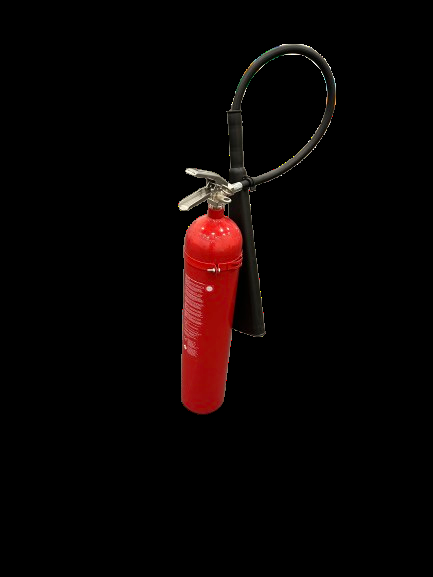
#> input picture data/anchor_no_bg/anchor_image_1.png, 433 x 577 px, found by its file name; its folder holds only this picture in this run
$ python sift_matching_from_project.py
#> lines starting #> are read from the running program, lines starting #| are printed output that depends on the picture; after the words box and inside, x2 and y2 are one past the last pixel; in counts of white or black regions, pixels touching at a corner belong together
#> further down, anchor_image is the input picture: shape (577, 433, 3); mean B, G, R 2.9, 3.3, 9
import os
import cv2
import numpy as np
import matplotlib.pyplot as plt

# Define paths to the anchor and target image folders
anchor_root = 'data/anchor_no_bg'
target_root = 'data/camera_color_image_raw'

# Initialize the SIFT detector
sift = cv2.SIFT_create()

# Initialize the Brute-Force matcher
bf = cv2.BFMatcher(cv2.NORM_L2, crossCheck=True)

# Helper function to isolate the fire hydrant in the anchor image
def isolate_hydrant(anchor_image):
    # Convert to HSV color space
    hsv_image = cv2.cvtColor(anchor_image, cv2.COLOR_BGR2HSV)
#> hsv_image: shape (577, 433, 3); mean H, S, V 2.1, 11.8, 9.1

    # Define color range for fire hydrant (this range might need tuning)
    lower_color = np.array([0, 50, 50])
    upper_color = np.array([10, 255, 255])

    # Create a mask based on the color range
    mask = cv2.inRange(hsv_image, lower_color, upper_color)
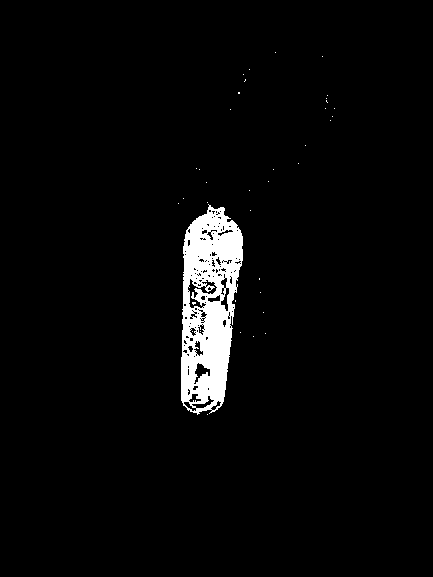
#> mask: shape (577, 433); 3.4% white; 38 white regions (37 under 20 px)

    # Find contours
    contours, _ = cv2.findContours(mask, cv2.RETR_EXTERNAL, cv2.CHAIN_APPROX_SIMPLE)
#> contours = 35 contours, 34 with area under 20; largest, box (x1, y1, x2, y2) and area: (181, 204, 243, 415) 9636

    # Find the largest contour (assumed to be the hydrant)
    if contours:
        largest_contour = max(contours, key=cv2.contourArea)
#> largest_contour = contour of 213 points, box (x1, y1, x2, y2) (181, 204, 243, 415), area 9636
        x, y, w, h = cv2.boundingRect(largest_contour)
#> x = 181; y = 204; w = 62; h = 211
        isolated_hydrant = anchor_image[y:y+h, x:x+w]
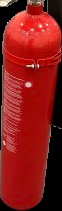
#> isolated_hydrant: shape (211, 62, 3); mean B, G, R 24.9, 27.5, 135.3
        return isolated_hydrant
    else:
        return anchor_image  # Return the original if no contours found

# Helper function to resize while maintaining aspect ratio
def resize_image(image, max_width, max_height):
#> called with max_width = 640, max_height = 400
    height, width = image.shape[:2]
#> height = 211; width = 62
    aspect_ratio = width / height
#> aspect_ratio = 0.294

    if width > max_width or height > max_height:
        if aspect_ratio > 1:  # Width is greater than height
            new_width = max_width
            new_height = int(max_width / aspect_ratio)
        else:  # Height is greater than or equal to width
            new_height = max_height
            new_width = int(max_height * aspect_ratio)
    else:
        return image  # Return original if it fits

    return cv2.resize(image, (new_width, new_height))

# Helper function to find potential fire hydrants in the target image
def find_potential_hydrants(target_image):
    hsv_image = cv2.cvtColor(target_image, cv2.COLOR_BGR2HSV)

    # Create a mask for potential fire hydrants
    lower_color = np.array([0, 50, 50])
    upper_color = np.array([10, 255, 255])
    mask = cv2.inRange(hsv_image, lower_color, upper_color)

    # Find contours for potential hydrants
    contours, _ = cv2.findContours(mask, cv2.RETR_EXTERNAL, cv2.CHAIN_APPROX_SIMPLE)

    # Extract rectangles around detected contours
    rectangles = [cv2.boundingRect(c) for c in contours]
    return rectangles

# Helper function to process and match images
def process_and_match_images(anchor_img, target_img):
    anchor_gray = cv2.cvtColor(anchor_img, cv2.COLOR_BGR2GRAY)
    target_gray = cv2.cvtColor(target_img, cv2.COLOR_BGR2GRAY)

    keypoints_anchor, descriptors_anchor = sift.detectAndCompute(anchor_gray, None)
    keypoints_target, descriptors_target = sift.detectAndCompute(target_gray, None)

    # Check if either of the descriptors are None
    if descriptors_anchor is None or descriptors_target is None:
        return [], None  # Return empty matches if descriptors are not found

    matches = bf.match(descriptors_anchor, descriptors_target)
    matches = sorted(matches, key=lambda x: x.distance)
    return matches, keypoints_target

# Process all anchor images with all target images
best_score = float('inf')
best_match_name = ""
best_matched_image = None
best_match_rectangle = None

for anchor_img_name in os.listdir(anchor_root):
    anchor_img_path = os.path.join(anchor_root, anchor_img_name)

    if os.path.isfile(anchor_img_path):
        anchor_image = cv2.imread(anchor_img_path)
        isolated_hydrant = isolate_hydrant(anchor_image)
        isolated_hydrant_resized = resize_image(isolated_hydrant, 640, 400)

        # Loop through target images directly in target_root
#> (the run stopped early here; a loop or call above may not have finished)
